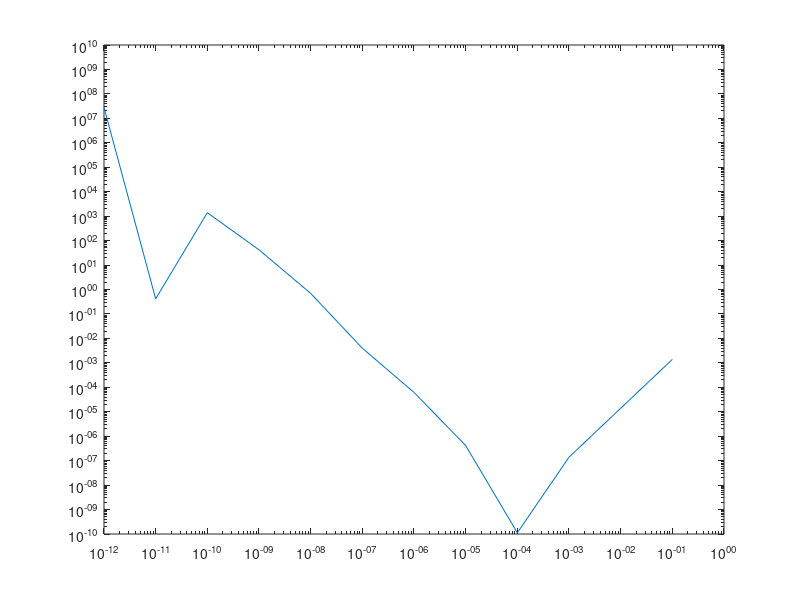

Write the MATLAB code that produced this figure.
format long e
f = @(x) cos(x);
%(f(x - 2h) - 2f(x) + f(x+2h) / (4h^2))
%h = linspace(10^-1, 10^-12, 12); % h = 10^-1, 10^-2,,....,10^-12
%function f(x) = cos(x)
%f = cos(x)
%f' = -sin(x) derivative
h = logspace(-1,-12,12);
length(h);

centerdiff = zeros(12,1);
absoluterror = zeros(12,1);
for z = 1:12 %  number of terms of h
    centerdiff(z) = ((cos(2 - 2*h(z)) - 2*cos(2) + cos(2 + 2*h(z))) / (4*h(z)^2)); 
end
centerdiff;
for z = 1:12
    absoluterror(z) = abs(-cos(2) - centerdiff(z));
end
absoluterror;
loglog(h,absoluterror)
xlim([10^-12 10^0])
ylim([10^-10 10^10])




